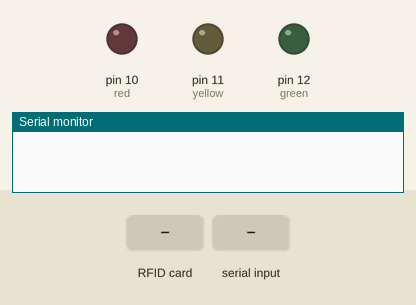
This sketch was run on a simulated Arduino Uno, built with avr-gcc and run on an emulated ATmega328P. On the bench: output pins drawn as LEDs (lit = HIGH), the last lines printed to the serial monitor. The test bench sets the inputs (shaded band).

Above: at 1.2 s.
1.3 s: RFID card 5E 7A 19 C4 held to the reader
2.8 s: "1" received over Serial
At 4.9 s:
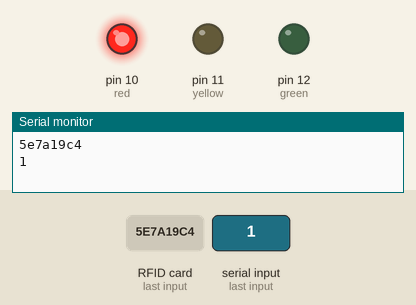
5.2 s: "2" received over Serial
At 6.7 s:
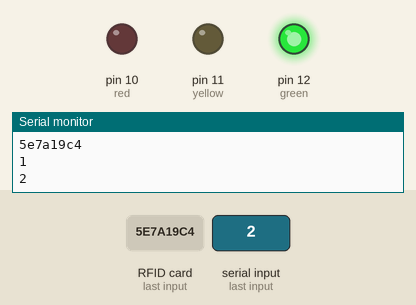
7.6 s: "3" received over Serial
At 9.8 s:
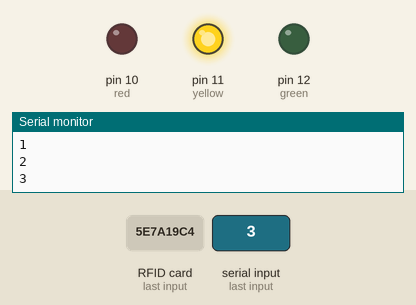
Timing chart, 0 to 11.0 s (numbered marks = the images above; inputs shaded):
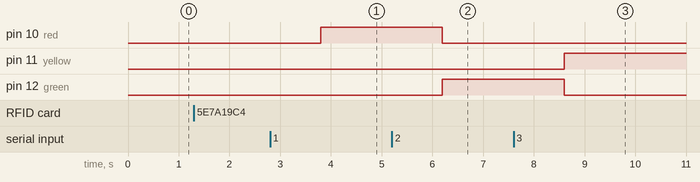

Measured:
- after the input at 2.8 s, pin 10 (red): LOW → HIGH after 1.0 s
- after the input at 5.2 s, pin 10 (red): HIGH → LOW after 1.0 s; pin 12 (green): LOW → HIGH after 1.0 s
- after the input at 7.6 s, pin 11 (yellow): LOW → HIGH after 1.0 s; pin 12 (green): HIGH → LOW after 1.0 s

The sketch:

echeckV1.0.ino
```cpp
/*
Serial Commands
.................................

1 = red
2 = green
3 = yellow
# = read again

*/


#include <Wire.h>
#include <SPI.h>
#include <Adafruit_PN532.h>

// If using the breakout with SPI, define the pins for SPI communication.
#define PN532_SCK  (2)
#define PN532_MOSI (3)
#define PN532_SS   (4)
#define PN532_MISO (5)

#define PN532_IRQ   (2)
#define PN532_RESET (3)  // Not connected by default on the NFC Shield

Adafruit_PN532 nfc(PN532_SCK, PN532_MISO, PN532_MOSI, PN532_SS);

int read = LOW;
String data = "";
int green = 12;
int yellow = 11;
int red = 10;


void setup(void) {
  Serial.begin(115200);

  pinMode(red,OUTPUT);
  pinMode(green,OUTPUT);
  pinMode(yellow,OUTPUT);

  nfc.begin();
  uint32_t versiondata = nfc.getFirmwareVersion();
  if (!versiondata) {
    Serial.println("Didn't find PN53x board");
    while (1); // halt
  }
  // Serial.print("Found chip PN5"); Serial.println((versiondata >> 24) & 0xFF, HEX);
  // Serial.print("Firmware ver. "); Serial.print((versiondata >> 16) & 0xFF, DEC);
  // Serial.print('.'); Serial.println((versiondata >> 8) & 0xFF, DEC);
  // Serial.println("Waiting for an ISO14443A Card ...");

}

void loop(void) {
  while(!read){
    checkCard();
  }
  while(Serial.available() > 0){
    data += Serial.readString();
    Serial.println(data);
    if(data=="#"){
      read = LOW;
      digitalWrite(red,LOW);
      digitalWrite(green,LOW);
      digitalWrite(yellow,LOW);
    }else if(data=="1"){
      digitalWrite(red,HIGH);
      digitalWrite(green,LOW);
      digitalWrite(yellow,LOW);
    }else if(data=="2"){
      digitalWrite(red,LOW);
      digitalWrite(green,HIGH);
      digitalWrite(yellow,LOW);
    }else if(data=="3"){
      digitalWrite(red,LOW);
      digitalWrite(green,LOW);
      digitalWrite(yellow,HIGH);
    }
    data = "";
  }

}

void checkCard(void){
  uint8_t success;
  uint8_t uid[] = { 0, 0, 0, 0, 0, 0, 0 };
  uint8_t uidLength;

  success = nfc.readPassiveTargetID(PN532_MIFARE_ISO14443A, uid, &uidLength);

  if (success&&!read) {
    String uidi = "";
    for (uint8_t i = 0; i < uidLength; i++) {
      uidi += String(uid[i], HEX);
    }
    Serial.println(uidi);
    read = HIGH;
    }
}
```
